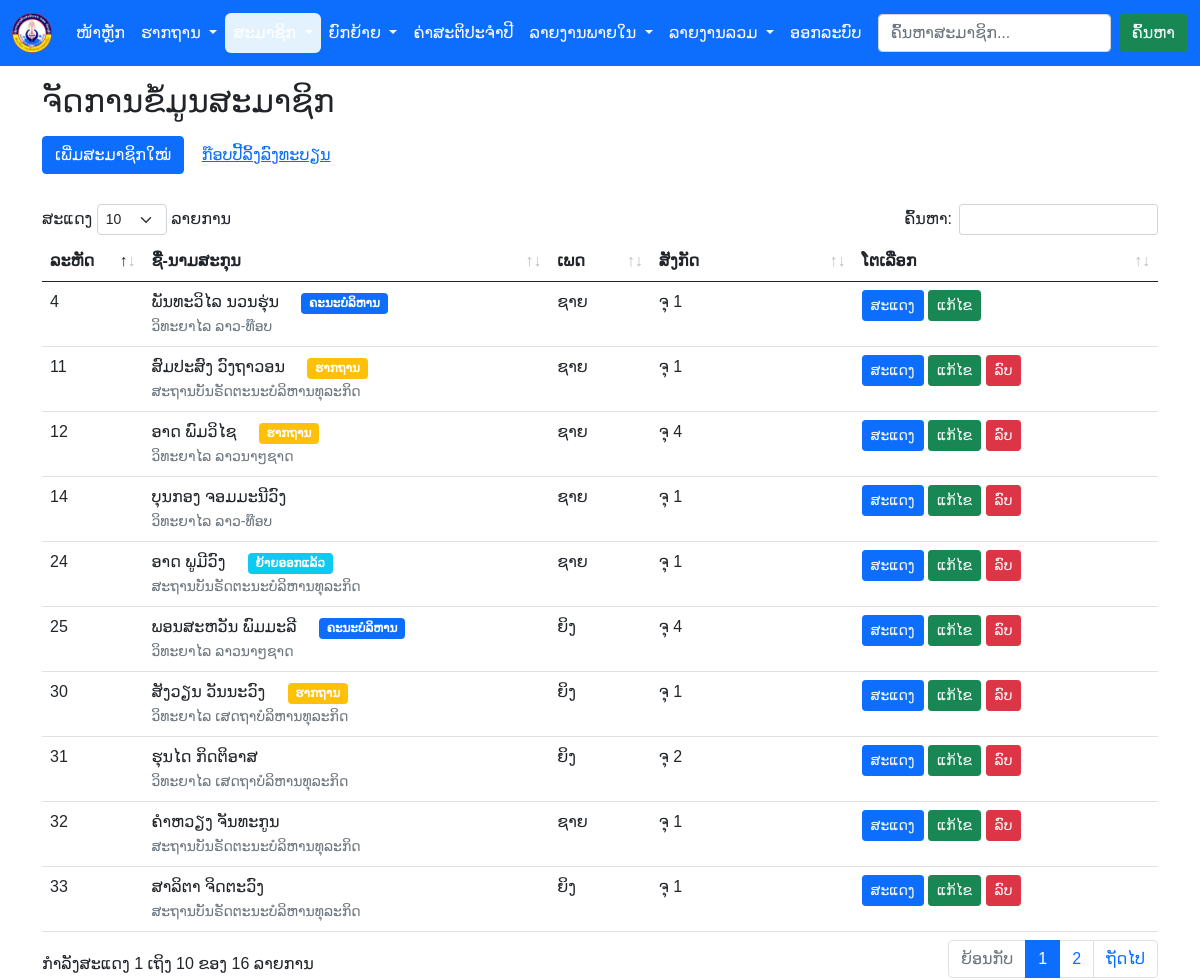
The app's page /member.php (signed in) with its own data.
### tables this page shows
CREATE TABLE `member` (
  `mem_id` int(11) NOT NULL COMMENT 'ລະຫັດສະມາຊິກ',
  `username` varchar(10) NOT NULL COMMENT 'ບັນຊີຜູ້ໃຊ້',
  `password` varchar(255) NOT NULL COMMENT 'ລະຫັດຜ່ານ',
  `role` int(5) NOT NULL DEFAULT 3 COMMENT 'ສິດທິ',
  `book_no` int(5) DEFAULT 0 COMMENT 'ເລກປຶ້ມຕິດຕາມ',
  `firstname` varchar(30) NOT NULL COMMENT 'ຊື່',
  `lastname` varchar(30) NOT NULL COMMENT 'ນາມສະກຸນ',
  `gender` varchar(6) DEFAULT NULL COMMENT 'ເພດ',
  `ethnic` varchar(10) DEFAULT NULL COMMENT 'ຊົນເຜົ່າ',
  `dob` date DEFAULT NULL COMMENT 'ວດປ ເກີດ',
  `h_village` varchar(30) DEFAULT NULL COMMENT 'ບ້ານເກີດ',
  `h_district` varchar(30) DEFAULT NULL COMMENT 'ເມືອງເກີດ',
  `h_province` varchar(30) DEFAULT NULL COMMENT 'ແຂວງເກີດ',
  `addr_village` varchar(30) DEFAULT NULL COMMENT 'ບ້ານຢູ່',
  `addr_district` varchar(30) DEFAULT NULL COMMENT 'ເມືອງຢູ່',
  `addr_province` varchar(30) DEFAULT NULL COMMENT 'ແຂວງຢູ່',
  `join_trade_union_date` date DEFAULT NULL COMMENT 'ວດປ ເຂົ້າຮ່ວມ ກມບ',
  `join_party_date` date DEFAULT NULL COMMENT 'ວດປ ເຂົ້າພັກ',
  `join_women_union_date` date DEFAULT NULL COMMENT 'ວດປ ເຂົ້າສະຫະພັນແມ່ຍິງ',
  `status` int(10) NOT NULL DEFAULT 0 COMMENT 'ສະຖານະສະມາຊິກ',
  `group_id` int(10) DEFAULT 0 COMMENT 'ລະຫັດຈຸ',
  `col_id` int(10) NOT NULL COMMENT 'ລະຫັດຮາກຖານ',
  `join_local` date DEFAULT NULL COMMENT 'ວັນທີຮັບເຂົ້າຮາກຖານ'
);

### include/function.php (called while the page is built, shortened)
<?php
function isAdmin(){
    if(isset($_SESSION['role'])){
        if($_SESSION['role'] == 1){
            return true;
        }
    }
    return false;
}

### member.php (the view, shortened to what this page needs)
<?php
require_once __DIR__ . '/include/function.php';
require_once __DIR__ . '/include/dbconfig.php';
require_once __DIR__ . '/header.php';
require_once __DIR__ . '/menu.php';
?>
<div class="container mt-3">
    <h2>ຈັດການຂໍ້ມູນສະມາຊິກ</h2>
    <?php if (isAdmin() || isCommittee()) : ?>
        <div class="mt-3" style="margin-bottom: 30px;">
            <a href="member_add.php" class="btn btn-primary">ເພີ່ມສະມາຊິກໃໝ່</a>
            <button onclick="myFunction()" class="btn btn-link">ກ໊ອບປີ້ລິ້ງລົງທະບຽນ</button>
        </div>
    <?php endif; ?>
    <table id="example" class="table table-hover mt-5">
        <thead>
            <tr>
                <th class="col-1">ລະຫັດ</th>
                <th class="col-4">ຊື່-ນາມສະກຸນ</th>
                <th class="col-1">ເພດ</th>
                <th class="col-2">ສັງກັດ</th>
                <th class="col-3">ໂຕເລືອກ</th>
            </tr>
        </thead>
        <tbody>
            <?php
            $sql = "SELECT
                    mem_id,
                    firstname,
                    lastname,
                    gender,
                    username,
                    role,
                    status,
                    (SELECT groups.group_name FROM groups WHERE groups.id = member.group_id) AS g_name,
                    (SELECT col_name FROM college WHERE college.col_id = member.col_id) AS c_name,
                    member.status
                    FROM member
                    WHERE member.col_id = " . $_SESSION['college_id'] . " ;
                    ";
            if ($_SESSION['role'] == 1) {
                $sql = "SELECT
                    mem_id,
                    firstname,
                    lastname,
                    gender,
                    username,
                    role,
                    status,
                    (SELECT groups.group_name FROM groups WHERE groups.id = member.group_id) AS g_name,
                    (SELECT col_name FROM college WHERE college.col_id = member.col_id) AS c_name,
                    member.status
                    FROM member
                    ";
            }
            $rs = $con->query($sql);
            while ($row = $rs->fetch_assoc()) {
                echo '
                    <tr>
                        <td>' . $row['mem_id'] . '</td>
                        <td>'
                    . $row['firstname'] . ' ' . $row['lastname'] .
                    ' &nbsp; &nbsp; ';
                switch ($row['role']) {
                    case 1:
                        echo '<span class="badge bg-primary">ຄະນະບໍລິຫານ</span>';
                        break;
                    case 2:
                        echo '<span class="badge bg-warning">ຮາກຖານ</span>';
                }
                if($row['status']==2){echo '<span class="badge bg-info">ຍ້າຍອອກແລ້ວ</span>';}
                if ($_SESSION['role'] == 1) {
                    echo '<br>
                                <small class="text-secondary">' . $row['c_name'] . '</small>
                            ';
                }
                echo   '</td>
                        <td>' . $row['gender'] . '</td>
                        <td>' . ($row['g_name'] == NULL ? 'ຍັງບໍ່ທັນເຂົ້າຈຸ' : $row['g_name']) . '</td>
                        <td>
                            <button onclick="getMember(' . $row['mem_id'] . ')" type="button" class="btn btn-primary btn-sm" data-bs-toggle="modal" data-bs-target="#exampleModal">
                                ສະແດງ
                            </button>';
                if ($row['role'] != 1 || $_SESSION['role'] == 1) {
                    echo '
                            <a href="member_add.php?member_id=' . $row['mem_id'] . '" class="btn btn-success btn-sm">ແກ້ໄຂ</a>
                    ';
                }
                if ($row['username'] != $_SESSION['username']) {
                    if ($row['role'] != 1 || isAdmin()) {
                        echo ' <a onclick="deleteMember(' . $row['mem_id'] . ')" href="#" class="btn btn-danger btn-sm">ລົບ</a>';
                    }
                }
                echo '</td>
                </tr>';
            }
            ?>
        </tbody>
    </table>
</div>
<?php
require __DIR__ . '/footer.php';
?>

### css/style.css (style rules this page uses)
*, body { font-family: 'Souliyo', sans-serif; }

### records on screen
member: mem_id "4", firstname "ພັນທະວິໄລ", lastname "ນວນຮຸ່ນ", role "ຄະນະບໍລິຫານ", c_name "ວິທະຍາໄລ ລາວ-ທ໊ອບ", gender "ຊາຍ", g_name "ຈຸ 1"
member: mem_id "11", firstname "ສົມປະສົງ", lastname "ວົງຖາວອນ", role "ຮາກຖານ", c_name "ສະຖານບັນຣັດຕະນະບໍລິຫານທຸລະກິດ", gender "ຊາຍ", g_name "ຈຸ 1"
member: mem_id "12", firstname "ອາດ", lastname "ພົມວິໄຊ", role "ຮາກຖານ", c_name "ວິທະຍາໄລ ລາວນາໆຊາດ", gender "ຊາຍ", g_name "ຈຸ 4"
member: mem_id "14", firstname "ບຸນກອງ", lastname "ຈອມມະນີວົງ", c_name "ວິທະຍາໄລ ລາວ-ທ໊ອບ", gender "ຊາຍ", g_name "ຈຸ 1"
member: mem_id "24", firstname "ອາດ", lastname "ພູມີວົງ", status "ຍ້າຍອອກແລ້ວ", c_name "ສະຖານບັນຣັດຕະນະບໍລິຫານທຸລະກິດ", gender "ຊາຍ", g_name "ຈຸ 1"
member: mem_id "25", firstname "ພອນສະຫວັນ", lastname "ພົມມະລີ", role "ຄະນະບໍລິຫານ", c_name "ວິທະຍາໄລ ລາວນາໆຊາດ", gender "ຍິງ", g_name "ຈຸ 4"
member: mem_id "30", firstname "ສັງວຽນ", lastname "ວັນນະວົງ", role "ຮາກຖານ", c_name "ວິທະຍາໄລ ເສດຖາບໍລິຫານທຸລະກິດ", gender "ຍິງ", g_name "ຈຸ 1"
member: mem_id "31", firstname "ຮຸນໄດ", lastname "ກິດຕິອາສ", c_name "ວິທະຍາໄລ ເສດຖາບໍລິຫານທຸລະກິດ", gender "ຍິງ", g_name "ຈຸ 2"
member: mem_id "32", firstname "ຄຳຫວຽງ", lastname "ຈັນທະກູນ", c_name "ສະຖານບັນຣັດຕະນະບໍລິຫານທຸລະກິດ", gender "ຊາຍ", g_name "ຈຸ 1"
member: mem_id "33", firstname "ສາລິຕາ", lastname "ຈິດຕະວົງ", c_name "ສະຖານບັນຣັດຕະນະບໍລິຫານທຸລະກິດ", gender "ຍິງ", g_name "ຈຸ 1"
